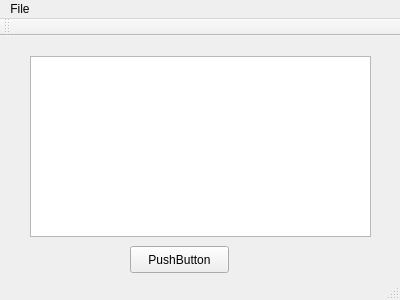
<?xml version="1.0" encoding="UTF-8"?>
<ui version="4.0">
 <class>Notepad</class>
 <widget class="QMainWindow" name="Notepad">
  <property name="geometry">
   <rect>
    <x>0</x>
    <y>0</y>
    <width>400</width>
    <height>300</height>
   </rect>
  </property>
  <property name="windowTitle">
   <string>Notepad</string>
  </property>
  <widget class="QWidget" name="centralWidget">
   <widget class="QTextEdit" name="textEdit">
    <property name="geometry">
     <rect>
      <x>30</x>
      <y>20</y>
      <width>341</width>
      <height>181</height>
     </rect>
    </property>
   </widget>
   <widget class="QPushButton" name="quitButton">
    <property name="geometry">
     <rect>
      <x>130</x>
      <y>210</y>
      <width>99</width>
      <height>27</height>
     </rect>
    </property>
    <property name="text">
     <string>PushButton</string>
    </property>
   </widget>
  </widget>
  <widget class="QMenuBar" name="menuBar">
   <property name="geometry">
    <rect>
     <x>0</x>
     <y>0</y>
     <width>400</width>
     <height>25</height>
    </rect>
   </property>
   <widget class="QMenu" name="menuOpen">
    <property name="title">
     <string>File</string>
    </property>
    <addaction name="actionOPen"/>
    <addaction name="actionSave"/>
   </widget>
   <addaction name="menuOpen"/>
  </widget>
  <widget class="QToolBar" name="mainToolBar">
   <attribute name="toolBarArea">
    <enum>TopToolBarArea</enum>
   </attribute>
   <attribute name="toolBarBreak">
    <bool>false</bool>
   </attribute>
  </widget>
  <widget class="QStatusBar" name="statusBar"/>
  <action name="actionOPen">
   <property name="text">
    <string>Open</string>
   </property>
  </action>
  <action name="actionSave">
   <property name="text">
    <string>Save</string>
   </property>
  </action>
 </widget>
 <layoutdefault spacing="6" margin="11"/>
 <resources/>
 <connections/>
</ui>
